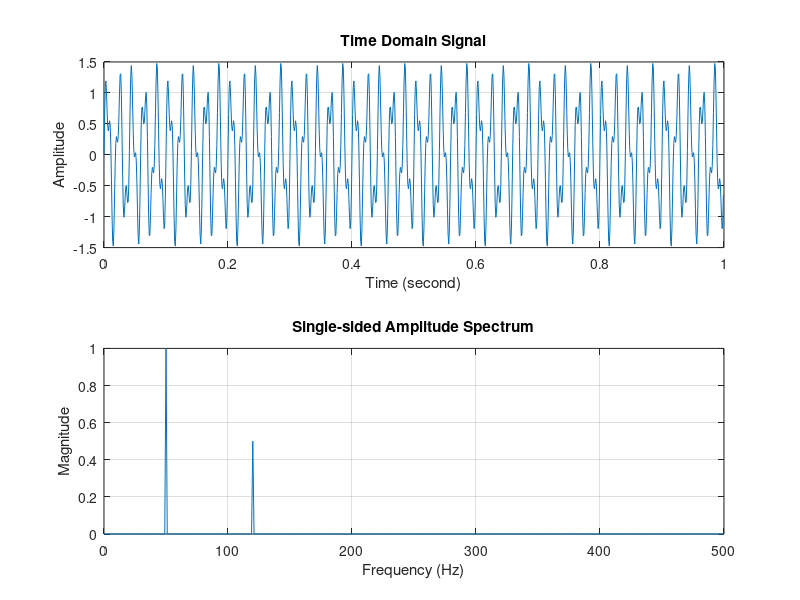

Source code (MATLAB):
clc;
clear;
close all;

Fs = 1000;
T = 1;
N = Fs*T;

t = (0:N-1)/Fs;

f1 = 50;
f2 = 120;

x = sin(2*pi*f1*t) + 0.5*sin(2*pi*f2*t);

subplot(2,1,1);
plot(t,x);
xlabel('Time (second)');
ylabel('Amplitude');
title('Time Domain Signal');
grid on;

Y = fft(x);

P2 = abs(Y/N);
P1 = P2(1:N/2+1);

P1(2:end-1) = 2*P1(2:end-1);

f = Fs*(0:N/2)/N;

subplot(2,1,2);
plot(f,P1);
xlabel('Frequency (Hz)');
ylabel('Magnitude');
title('Single-sided Amplitude Spectrum');
grid on;
